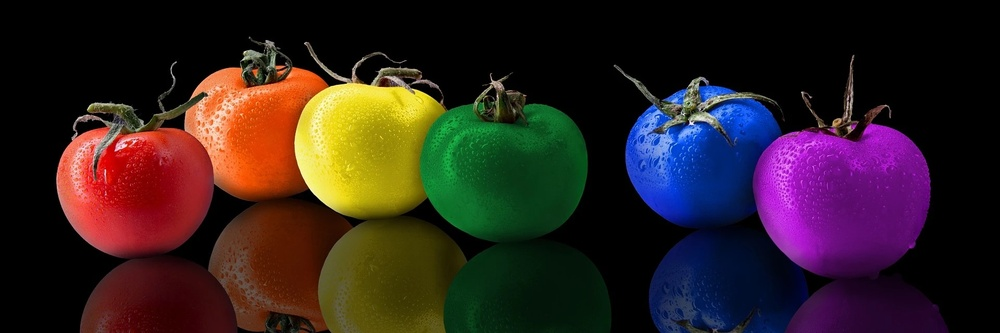
#> input picture opencv/data/tomato.jpg, 1000 x 333 px, shrunk from 1920 x 640 before the run
$ python '문제3.py'
#> lines starting #> are read from the running program, lines starting #| are printed output that depends on the picture; after the words box and inside, x2 and y2 are one past the last pixel; in counts of white or black regions, pixels touching at a corner belong together
import cv2
src = cv2.imread('./data/tomato.jpg',cv2.IMREAD_COLOR)
#> src is the input picture: shape (333, 1000, 3); mean B, G, R 31.9, 32.8, 48.4
hsv = cv2.cvtColor(src,cv2.COLOR_BGR2HSV)
#> hsv: shape (333, 1000, 3); mean H, S, V 46.1, 129.4, 63.7
lower_orange = (160,50,50) #주황색 범위
upper_orange =(180,255,255)
lower_red = (0,50,50)
upper_red = (6,255,255)
lower_blue = (50,50,50)
upper_blue = (70,255,255)
mask_orange = cv2.inRange(hsv,lower_orange,upper_orange)
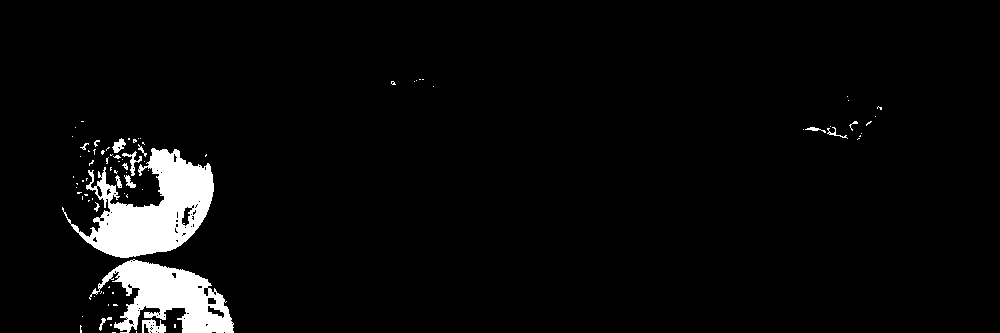
#> mask_orange: shape (333, 1000); 4.3% white; 84 white regions (68 under 20 px), largest, box (x1, y1, x2, y2) and area: (62, 148, 214, 258) 7915, (89, 259, 234, 333) 5359, (142, 319, 166, 333) 219
mask_blue = cv2.inRange(hsv,lower_blue,upper_blue)
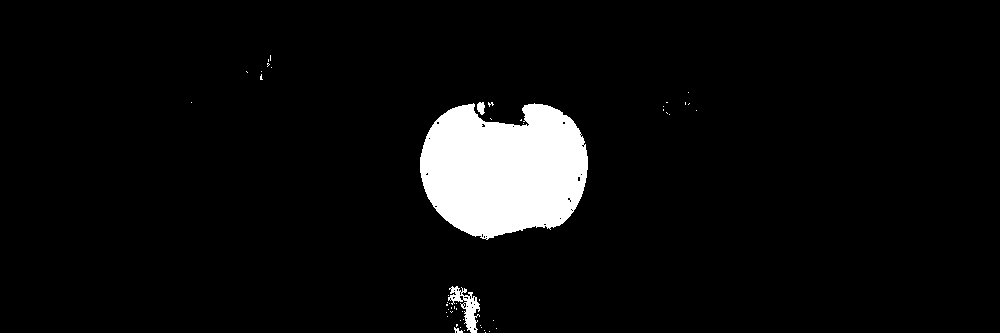
#> mask_blue: shape (333, 1000); 5.5% white; 51 white regions (47 under 20 px), largest, box (x1, y1, x2, y2) and area: (420, 103, 588, 240) 17652, (448, 286, 480, 333) 597, (477, 102, 485, 115) 78, (454, 327, 463, 333) 29
mask_red = cv2.inRange(hsv,lower_red,upper_red)
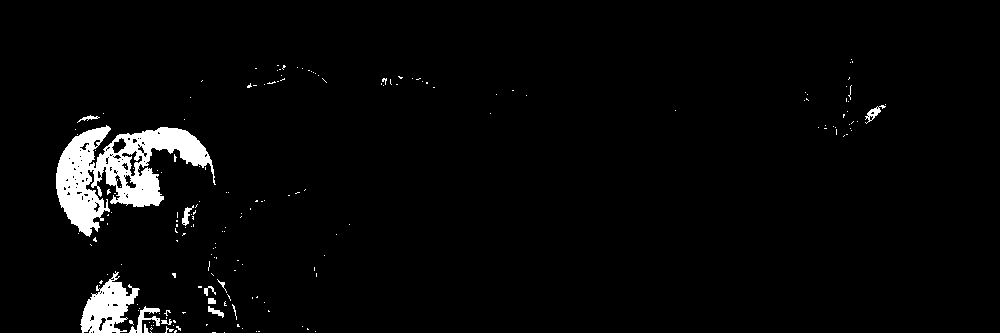
#> mask_red: shape (333, 1000); 3.3% white; 185 white regions (171 under 20 px), largest, box (x1, y1, x2, y2) and area: (56, 125, 216, 237) 7683, (80, 271, 140, 333) 1888, (129, 306, 160, 333) 273
mask_combined = cv2.bitwise_or(mask_blue,mask_orange)
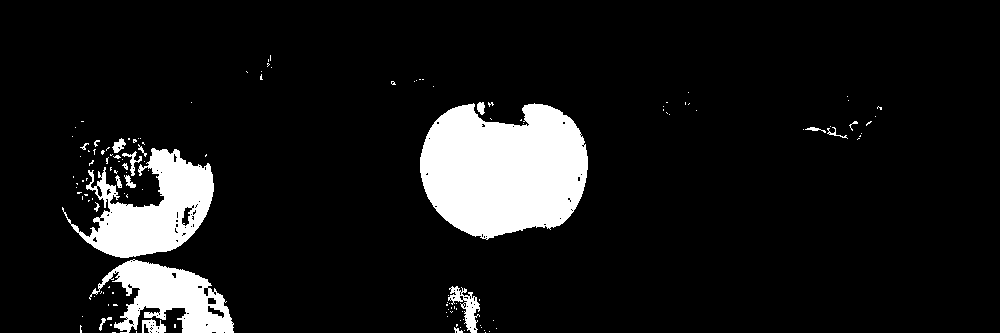
#> mask_combined: shape (333, 1000); 9.9% white; 135 white regions (115 under 20 px), largest, box (x1, y1, x2, y2) and area: (420, 103, 588, 240) 17652, (62, 148, 214, 258) 7915, (89, 259, 234, 333) 5359
mask_max = cv2.bitwise_or(mask_combined,mask_red)
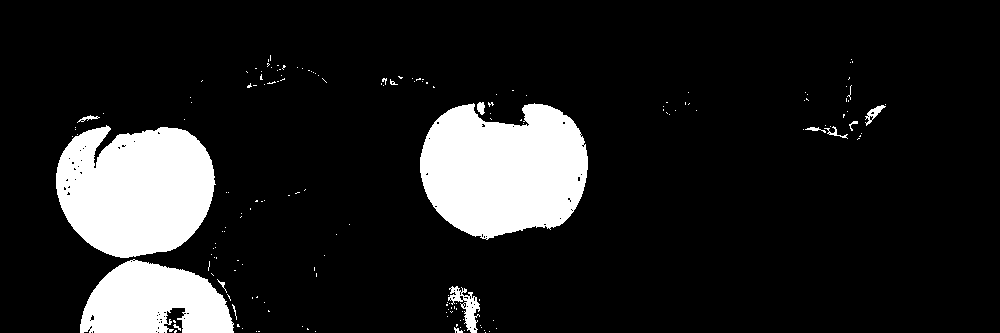
#> mask_max: shape (333, 1000); 13.2% white; 171 white regions (156 under 20 px), largest, box (x1, y1, x2, y2) and area: (420, 103, 588, 240) 17652, (56, 125, 216, 258) 16474, (80, 259, 234, 333) 8202
orange_and_blue = cv2.bitwise_and(src,src,mask = mask_max)
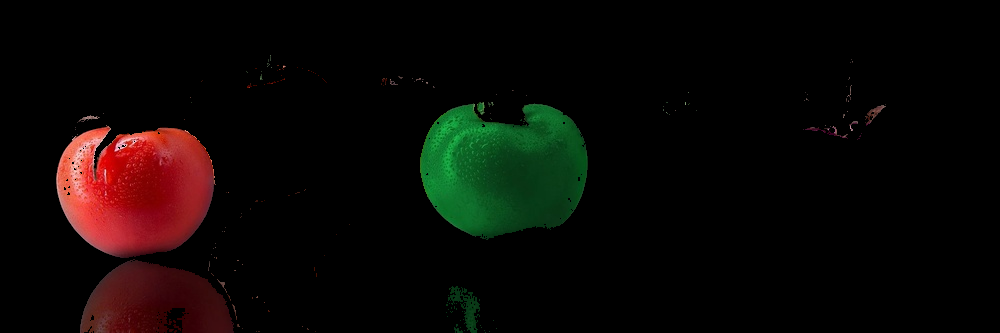
#> orange_and_blue: shape (333, 1000, 3); mean B, G, R 4.6, 7.6, 11.3
cv2.imshow('orange and blue',orange_and_blue)
cv2.waitKey()
cv2.destroyAllWindows()

$ run again, with opencv/data/pencils.jpg copied over opencv/data/tomato.jpg
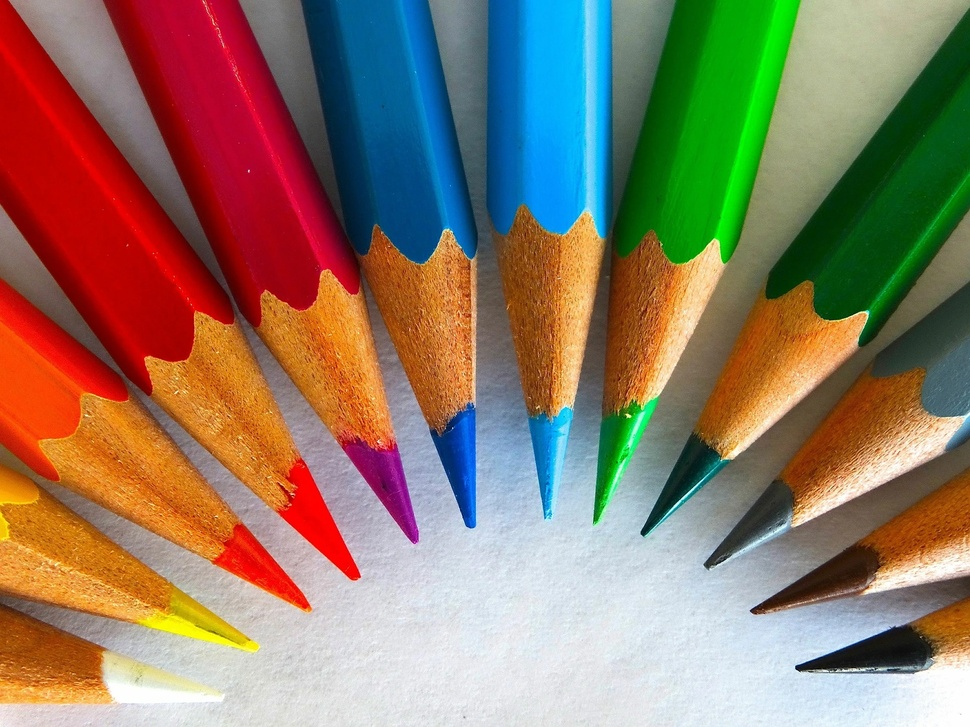
#> input picture opencv/data/pencils.jpg, 970 x 727 px, shrunk from 1920 x 1440 before the run
#> src is the input picture: shape (727, 970, 3); mean B, G, R 101, 121.2, 141.8
#> hsv: shape (727, 970, 3); mean H, S, V 61.1, 145.1, 172.2
#> `mask_orange = cv2.inRange(hsv,lower_orange,upper_orange)`:
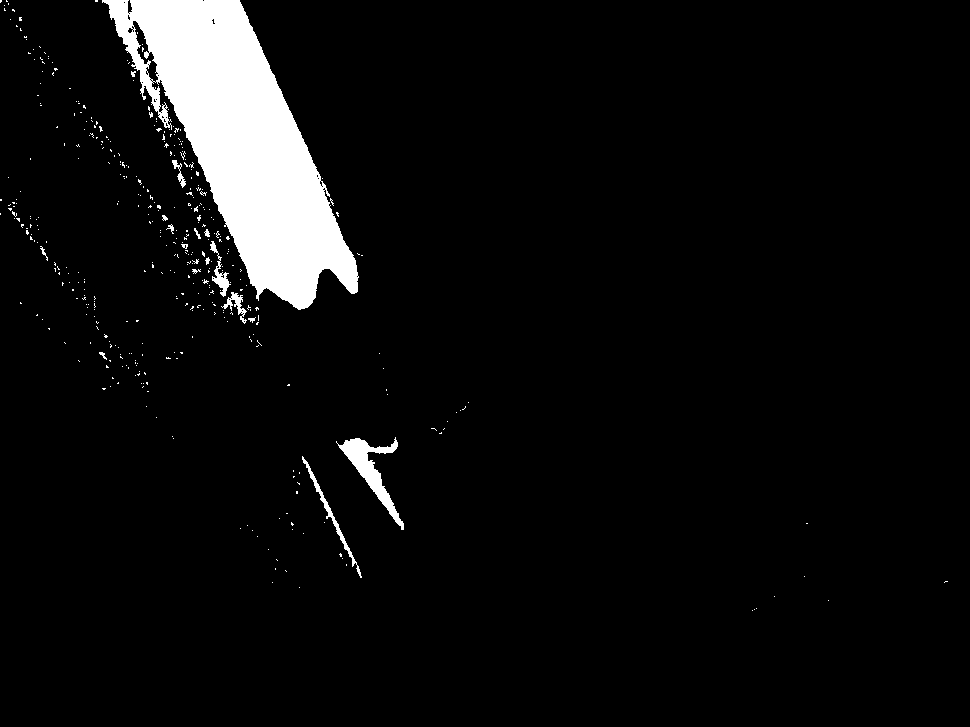
#> mask_orange: shape (727, 970); 5.5% white; 409 white regions (392 under 20 px), largest, box (x1, y1, x2, y2) and area: (102, 0, 359, 310) 34768, (336, 437, 404, 530) 1597, (302, 456, 362, 578) 491
#> mask_blue: shape (727, 970); 9% white; 79 white regions (71 under 20 px), largest, box (x1, y1, x2, y2) and area: (618, 0, 801, 263) 32220, (770, 7, 970, 345) 27173, (593, 396, 660, 525) 2102
#> mask_red: shape (727, 970); 9.1% white; 309 white regions (284 under 20 px), largest, box (x1, y1, x2, y2) and area: (0, 0, 365, 412) 53527, (277, 454, 361, 582) 3652, (214, 521, 311, 608) 3082
#> mask_combined: shape (727, 970); 14.5% white; 488 white regions (463 under 20 px), largest, box (x1, y1, x2, y2) and area: (102, 0, 359, 310) 34768, (618, 0, 801, 263) 32220, (770, 7, 970, 345) 27173
#> mask_max: shape (727, 970); 23.7% white; 367 white regions (334 under 20 px), largest, box (x1, y1, x2, y2) and area: (0, 0, 365, 412) 91031, (618, 0, 801, 263) 32220, (770, 7, 970, 345) 27173
#> `orange_and_blue = cv2.bitwise_and(src,src,mask = mask_max)`:
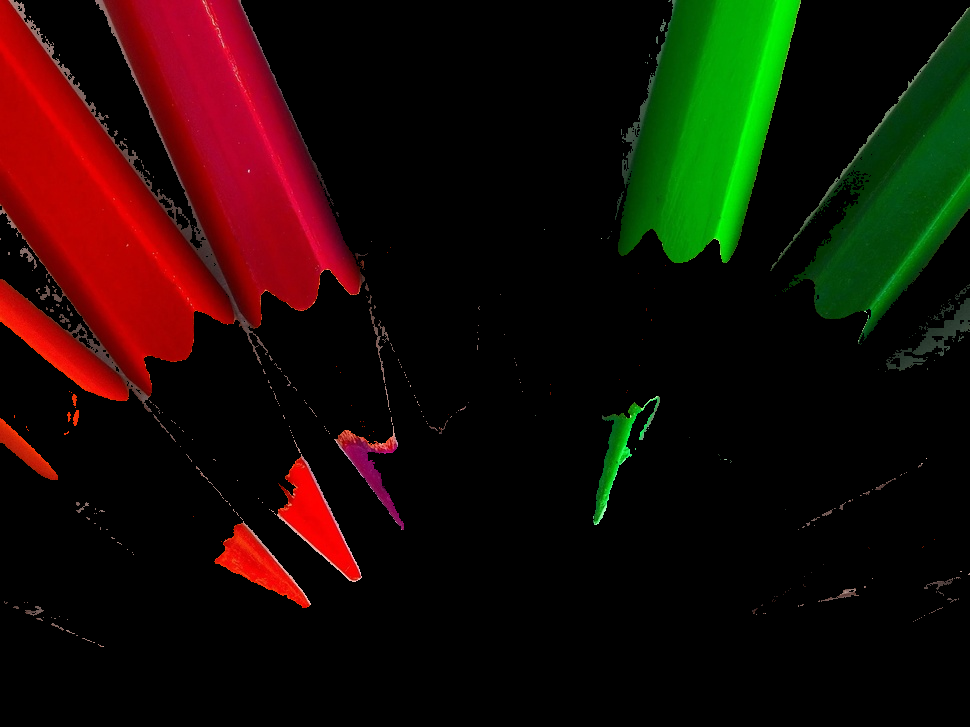
#> orange_and_blue: shape (727, 970, 3); mean B, G, R 4.1, 11.9, 25.6
